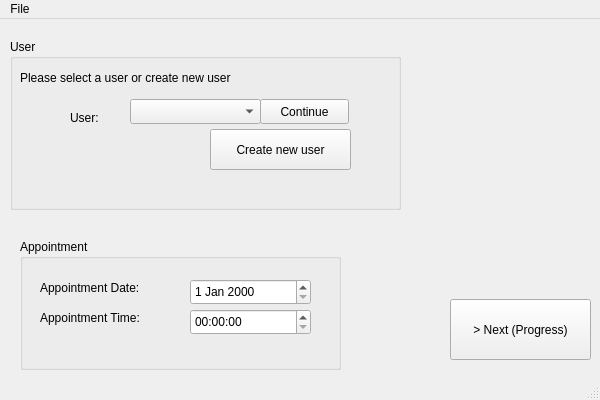
<?xml version="1.0" encoding="UTF-8"?>
<ui version="4.0">
 <class>MainWindow</class>
 <widget class="QMainWindow" name="MainWindow">
  <property name="geometry">
   <rect>
    <x>0</x>
    <y>0</y>
    <width>600</width>
    <height>400</height>
   </rect>
  </property>
  <property name="windowTitle">
   <string>MainWindow</string>
  </property>
  <widget class="QWidget" name="centralwidget">
   <widget class="QGroupBox" name="groupBox">
    <property name="geometry">
     <rect>
      <x>20</x>
      <y>220</y>
      <width>321</width>
      <height>131</height>
     </rect>
    </property>
    <property name="title">
     <string>Appointment</string>
    </property>
    <widget class="QLabel" name="label_3">
     <property name="geometry">
      <rect>
       <x>20</x>
       <y>70</y>
       <width>141</width>
       <height>17</height>
      </rect>
     </property>
     <property name="text">
      <string>Appointment Time:</string>
     </property>
    </widget>
    <widget class="QLabel" name="label_2">
     <property name="geometry">
      <rect>
       <x>20</x>
       <y>40</y>
       <width>141</width>
       <height>17</height>
      </rect>
     </property>
     <property name="text">
      <string>Appointment Date:</string>
     </property>
    </widget>
    <widget class="QDateEdit" name="dateEdit">
     <property name="geometry">
      <rect>
       <x>170</x>
       <y>40</y>
       <width>121</width>
       <height>26</height>
      </rect>
     </property>
    </widget>
    <widget class="QTimeEdit" name="timeEdit">
     <property name="geometry">
      <rect>
       <x>170</x>
       <y>70</y>
       <width>121</width>
       <height>26</height>
      </rect>
     </property>
    </widget>
   </widget>
   <widget class="QGroupBox" name="groupBox_2">
    <property name="geometry">
     <rect>
      <x>10</x>
      <y>20</y>
      <width>391</width>
      <height>171</height>
     </rect>
    </property>
    <property name="title">
     <string>User</string>
    </property>
    <widget class="QLabel" name="label">
     <property name="geometry">
      <rect>
       <x>60</x>
       <y>70</y>
       <width>41</width>
       <height>17</height>
      </rect>
     </property>
     <property name="text">
      <string>User:</string>
     </property>
    </widget>
    <widget class="QComboBox" name="comboBox_userlist">
     <property name="geometry">
      <rect>
       <x>120</x>
       <y>60</y>
       <width>131</width>
       <height>25</height>
      </rect>
     </property>
    </widget>
    <widget class="QPushButton" name="button_continue">
     <property name="geometry">
      <rect>
       <x>250</x>
       <y>60</y>
       <width>89</width>
       <height>25</height>
      </rect>
     </property>
     <property name="text">
      <string>Continue</string>
     </property>
    </widget>
    <widget class="QLabel" name="label_4">
     <property name="geometry">
      <rect>
       <x>10</x>
       <y>30</y>
       <width>271</width>
       <height>17</height>
      </rect>
     </property>
     <property name="text">
      <string>Please select a user or create new user</string>
     </property>
    </widget>
    <widget class="QPushButton" name="button_new_user">
     <property name="geometry">
      <rect>
       <x>200</x>
       <y>90</y>
       <width>141</width>
       <height>41</height>
      </rect>
     </property>
     <property name="text">
      <string>Create new user</string>
     </property>
    </widget>
   </widget>
   <widget class="QPushButton" name="pushButton">
    <property name="geometry">
     <rect>
      <x>450</x>
      <y>280</y>
      <width>141</width>
      <height>61</height>
     </rect>
    </property>
    <property name="text">
     <string>&gt; Next (Progress)</string>
    </property>
   </widget>
  </widget>
  <widget class="QMenuBar" name="menubar">
   <property name="geometry">
    <rect>
     <x>0</x>
     <y>0</y>
     <width>600</width>
     <height>22</height>
    </rect>
   </property>
   <widget class="QMenu" name="menuFile">
    <property name="title">
     <string>File</string>
    </property>
   </widget>
   <addaction name="menuFile"/>
  </widget>
  <widget class="QStatusBar" name="statusbar"/>
 </widget>
 <resources/>
 <connections/>
</ui>
